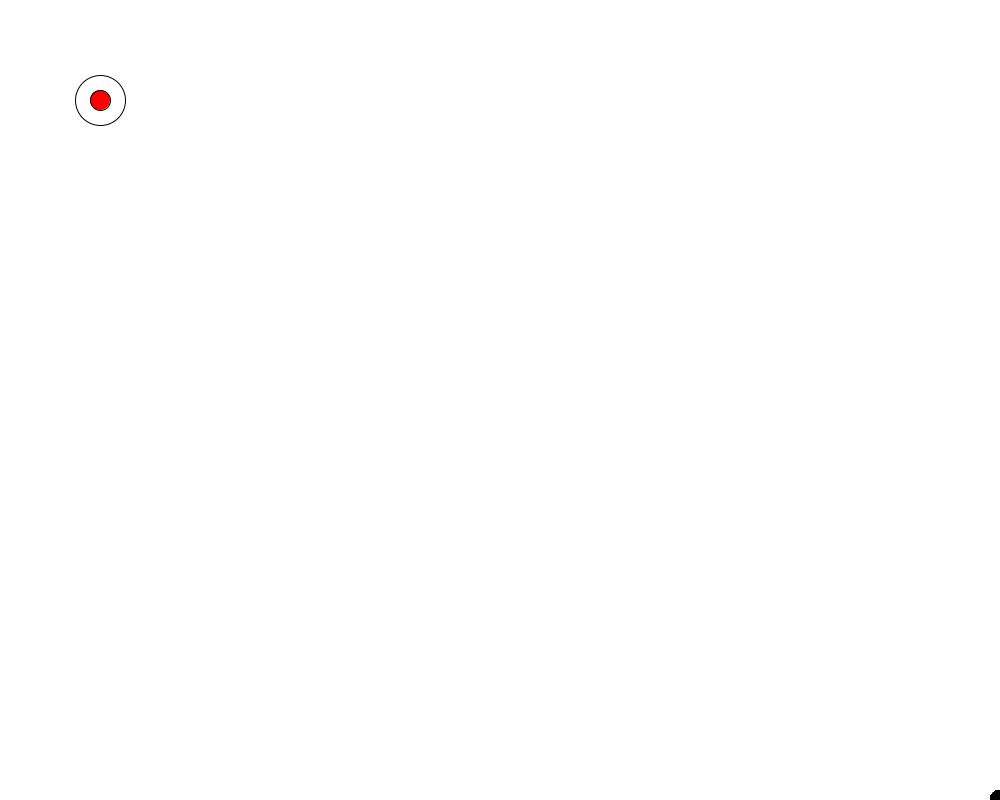
Frame 1 (no input)
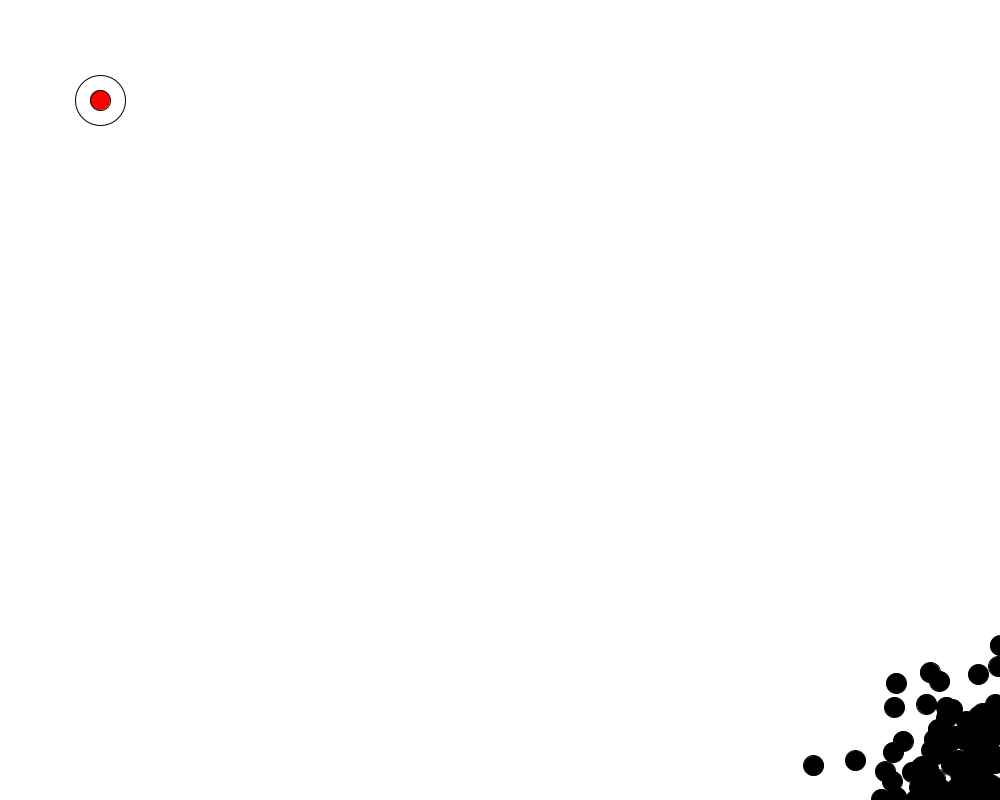
Frame 60 (the mouse pressed at the canvas centre just before this capture)
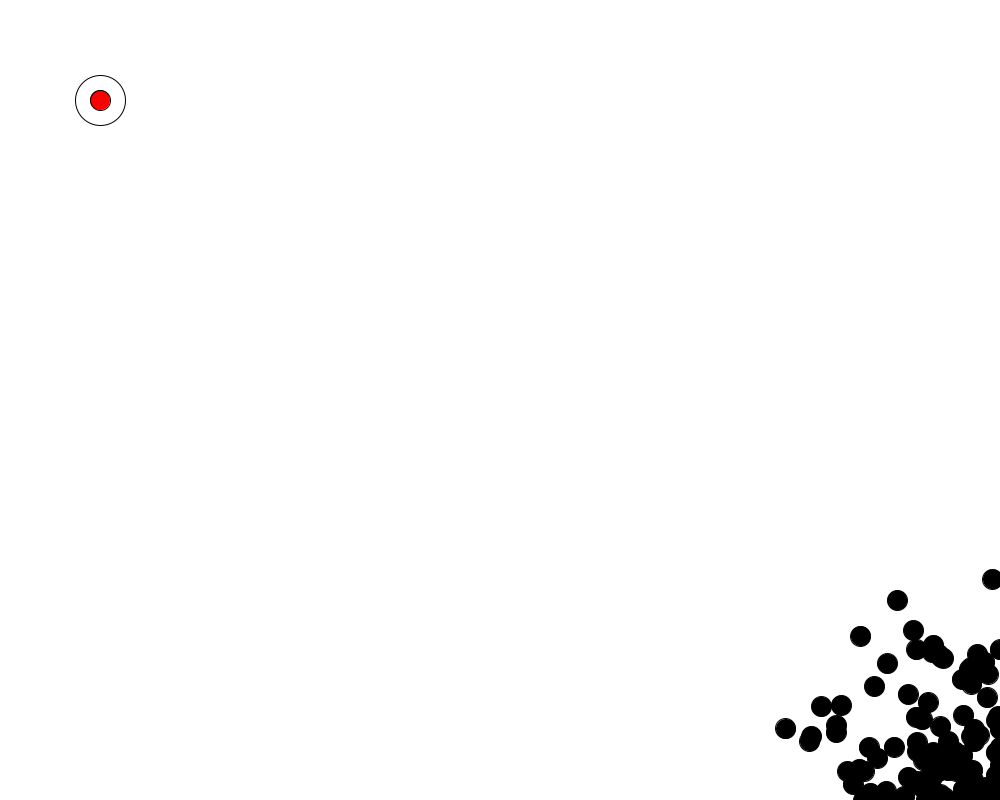
Frame 120 (the mouse held since frame 60 and released just before this capture)

The Processing sketch that drew these frames (run headless with seeded random() and noise(); from frame 60 on, the mouse is pressed at the canvas centre):

// Processing sketch: Stepper
// ── Stepper.pde
ArrayList<Mover> population;
void setup(){
  size(1000, 800);
  population = new ArrayList<Mover>();
  //fills my population array with Movers of step count 200.
  for (int i = 0; i < 100; i++){
    population.add(new Mover(200));
  }
}
void draw(){
  background(255);
    fill(255);
  ellipse(100, 100, 50, 50);
  fill(255, 0, 0);
  ellipse(100, 100, 20, 20);

    for (Mover m : population){
      m.show();
      m.move();
    }
    
    //shows the closest object to target in red, prints min distance.
    if (frameCount>population.get(0).velocities.size()){
      Mover k = population.get(0);
      float min = dist(100, 100, k.location.x, k.location.y);
      
      for (int i = 1; i < population.size(); i++){
       float temp = dist(100, 100, population.get(i).location.x, population.get(i).location.y);
       if (temp<min){
         min = temp;
         k = population.get(i);
       }
      }
      k.c.x = 255;
      text("Min distance: " + min, width/2, height/2);
    }
}

// ── Mover.pde
public class Mover{
 //location
 //velocity
 private PVector location;
 private ArrayList<PVector> velocities;
 private int currentStep;
 private PVector c; //using a 3D PVector for color. x = red, y = green, z = blue.
 //your comment here.
 public Mover(int stepCount){
   c = new PVector(0,0,0);
   location = new PVector(width, height);
   velocities = new ArrayList<PVector>();
   for (int i = 0; i < stepCount; i++){
     velocities.add(PVector.random2D().mult(10));
   }
   currentStep = 0;
 }
 //shows the mover with the specified color, default black.
 public void show(){
   fill(c.x, c.y, c.z);
   ellipse(location.x, location.y, 20, 20);
 }
 
 //your comment here.
 public void move(){
   if (currentStep<velocities.size()){
     location.add(velocities.get(currentStep));
     currentStep++;
     location.x = constrain(location.x, 0, width);
     location.y = constrain(location.y, 0, height);
   }
 }
 
 
  
  
}
